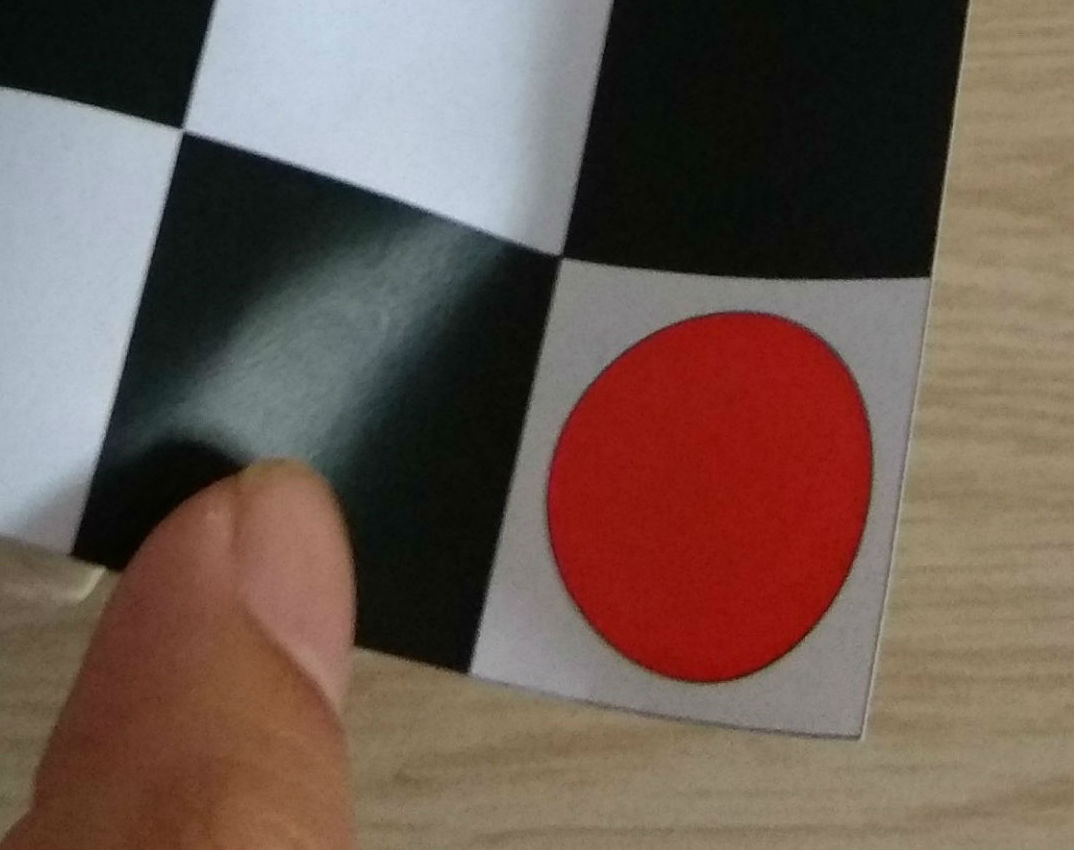
#> input picture opencvtest/learnopencv/redpoint3.jpg, 1074 x 850 px
$ python corners.py   (older library calls are emulated)
#> lines starting #> are read from the running program, lines starting #| are printed output that depends on the picture; after the words box and inside, x2 and y2 are one past the last pixel; in counts of white or black regions, pixels touching at a corner belong together
import cv2
import numpy as np
img = cv2.imread('redpoint3.jpg')
#> img is the input picture: shape (850, 1074, 3); mean B, G, R 81.6, 90.5, 109.2
img2=cv2.imread('redpoint3.jpg')
red=np.uint8([[[0,0,255]]])
redhsv=cv2.cvtColor(red,cv2.COLOR_BGR2HSV)
high_red = np.array([5,255,255])
low_red = np.array([-5,100,100])
# hsv = cv2.cvtColor(img, cv2.COLOR_BGR2HSV)
hsv = cv2.cvtColor(img, cv2.COLOR_BGR2HSV)
#> hsv: shape (850, 1074, 3); mean H, S, V 45.2, 86.7, 114.3
mask = cv2.inRange(hsv, low_red, high_red)
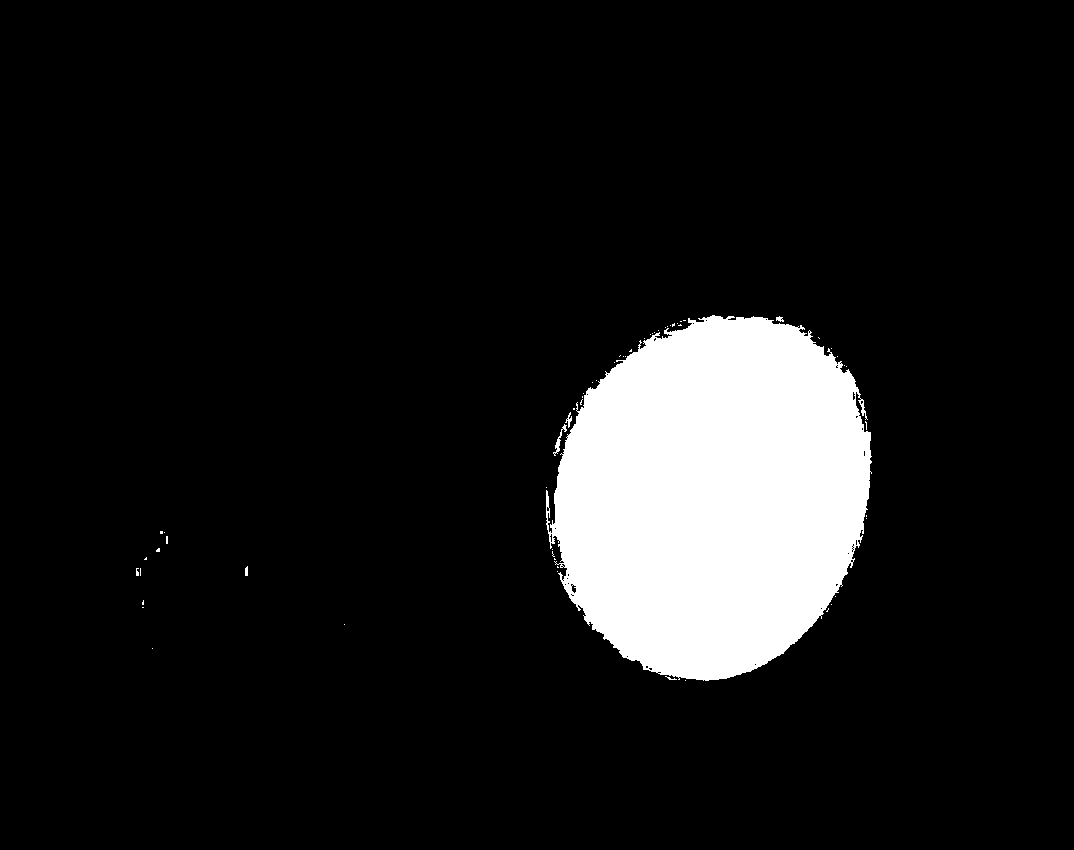
#> mask: shape (850, 1074); 10% white; 59 white regions (54 under 20 px), largest, box (x1, y1, x2, y2) and area: (546, 315, 872, 681) 90572, (553, 424, 567, 456) 98, (565, 412, 572, 428) 44, (776, 316, 784, 322) 30, (245, 566, 248, 576) 27
kernel= np.ones((5,5),np.uint8)
mask = cv2.morphologyEx(mask, cv2.MORPH_OPEN, kernel)
#> mask: shape (850, 1074); 9.8% white; 1 white region
laplacian = cv2.Laplacian(mask,cv2.CV_64F)
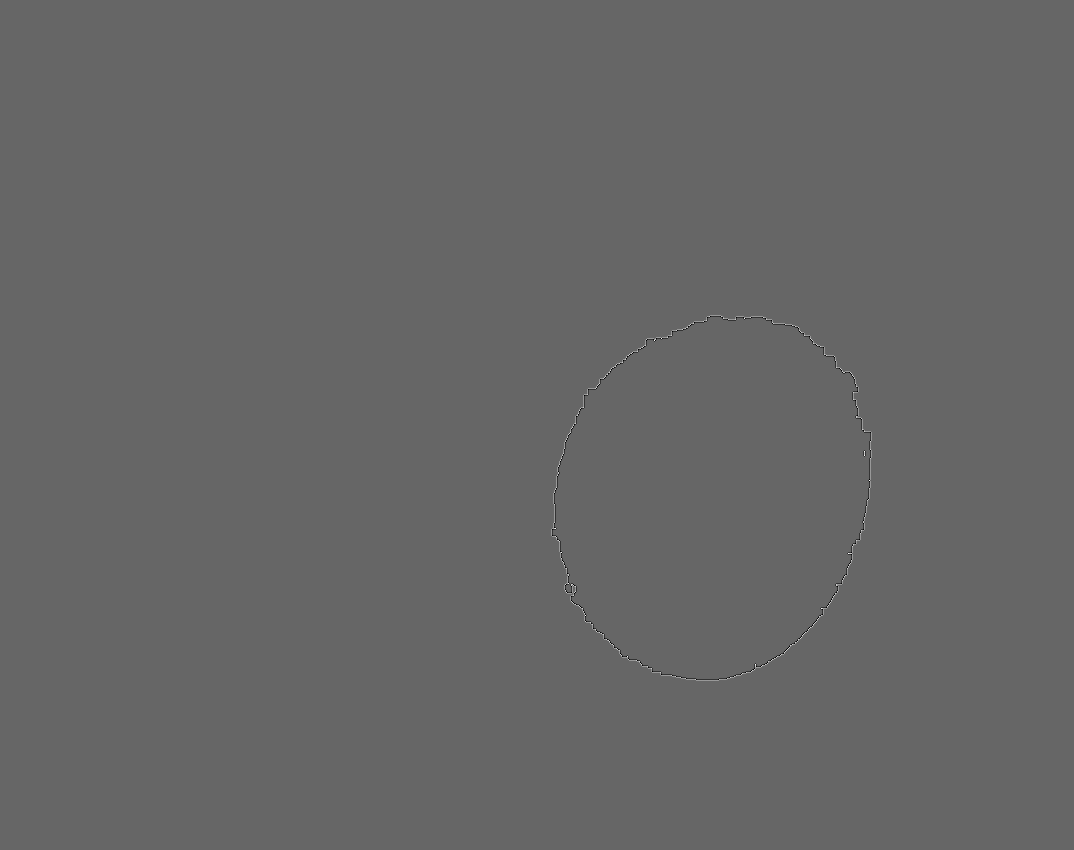
#> laplacian: shape (850, 1074) float64; min -510, max 765, mean 0; drawn with min black and max white
# cv2.imshow('img',img)
a,contours, hierarchy = cv2.findContours(mask,cv2.RETR_TREE,cv2.CHAIN_APPROX_NONE)
#> contours = 2 contours, 1 with area under 20; largest, box (x1, y1, x2, y2) and area: (552, 316, 871, 680) 89012
if len(contours)!=0:
    cnt = contours[0]
#> cnt = contour of 1175 points, box (x1, y1, x2, y2) (552, 316, 871, 680), area 89012
    # hull = cv2.convexHull(cnt)
    epsilon = 0.009 * cv2.arcLength(cnt, True)
#> epsilon = 11.7
    approx = cv2.approxPolyDP(cnt, epsilon, True)
#> approx = contour of 13 points, box (x1, y1, x2, y2) (552, 317, 871, 679), area 87634
    cv2.drawContours(img, contours, -1, (255,255,0), 3)
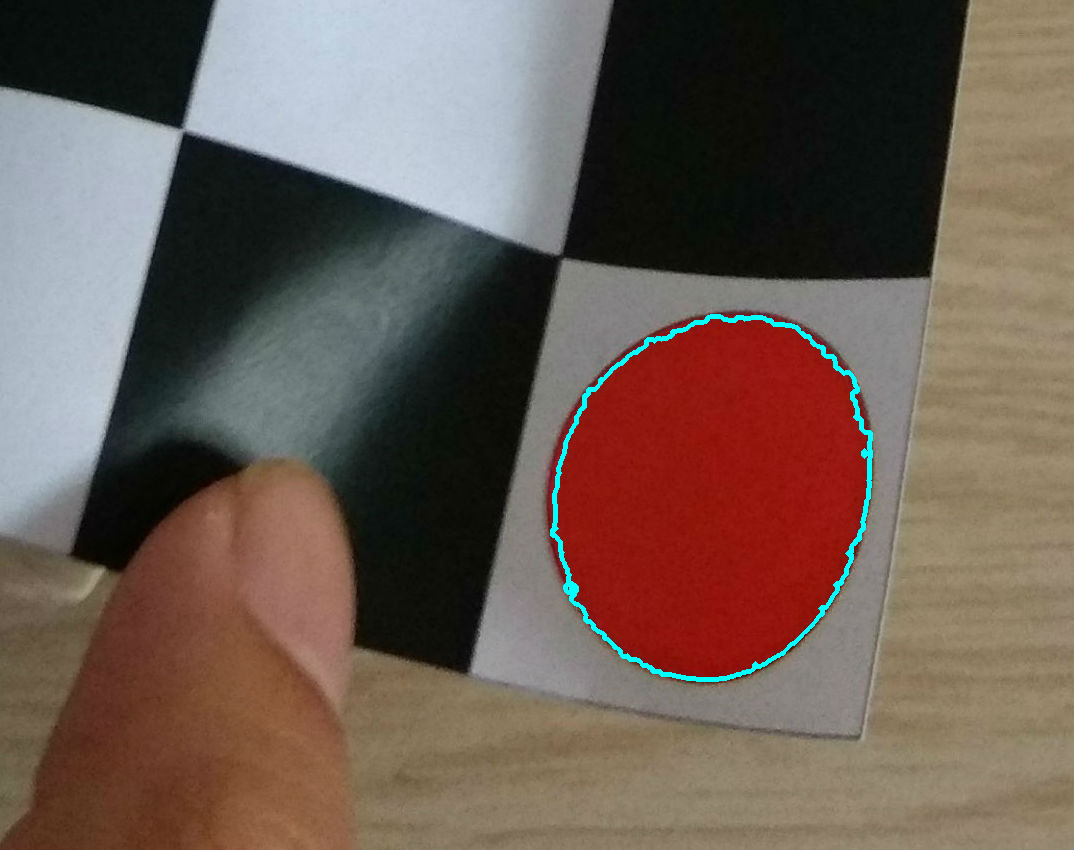
#> img: shape (850, 1074, 3); 0.62% of pixels changed, all inside (x1, y1, x2, y2) = (550, 314, 873, 682)
    cv2.drawContours(img2, [approx], -1, (0,255,255), 3)
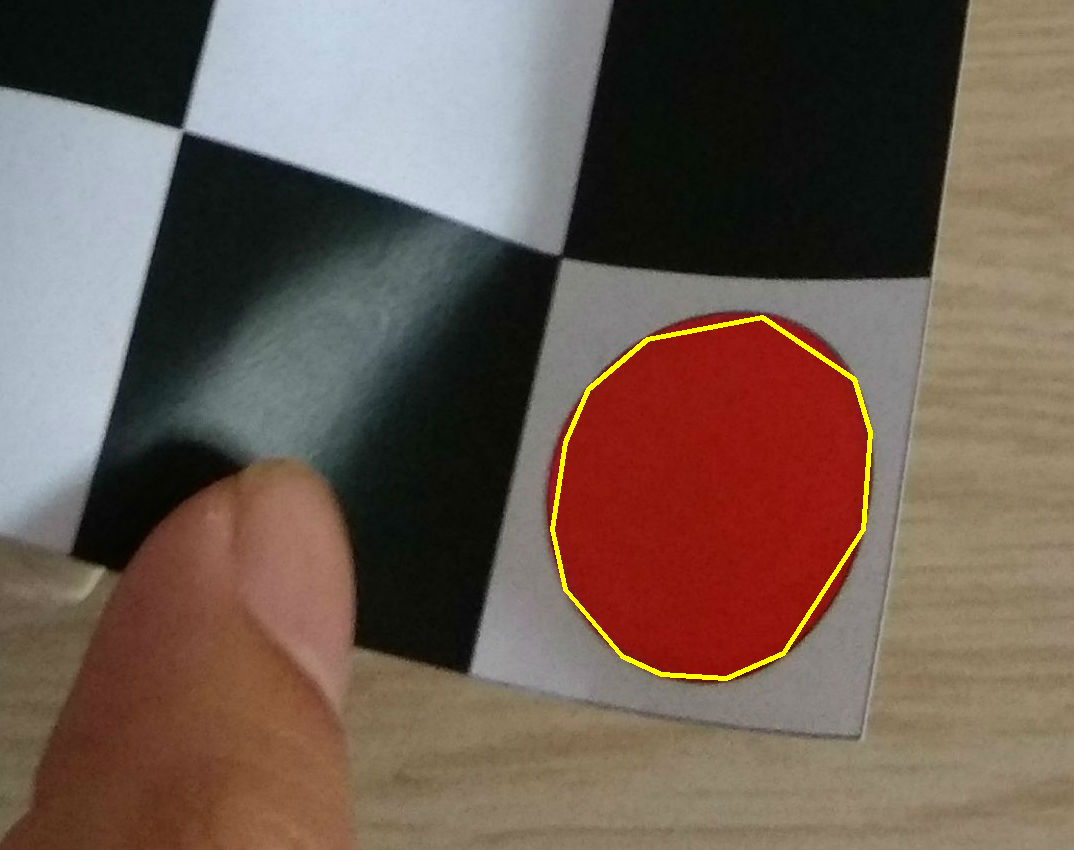
#> img2: shape (850, 1074, 3); 0.58% of pixels changed, all inside (x1, y1, x2, y2) = (550, 315, 873, 681)
    cv2.imshow('img',img)
    cv2.imshow('img2',img2)
print(len(contours))
#| 2
cv2.waitKey()

$ run again, with opencvtest/learnopencv/redpoint2.jpg copied over opencvtest/learnopencv/redpoint3.jpg
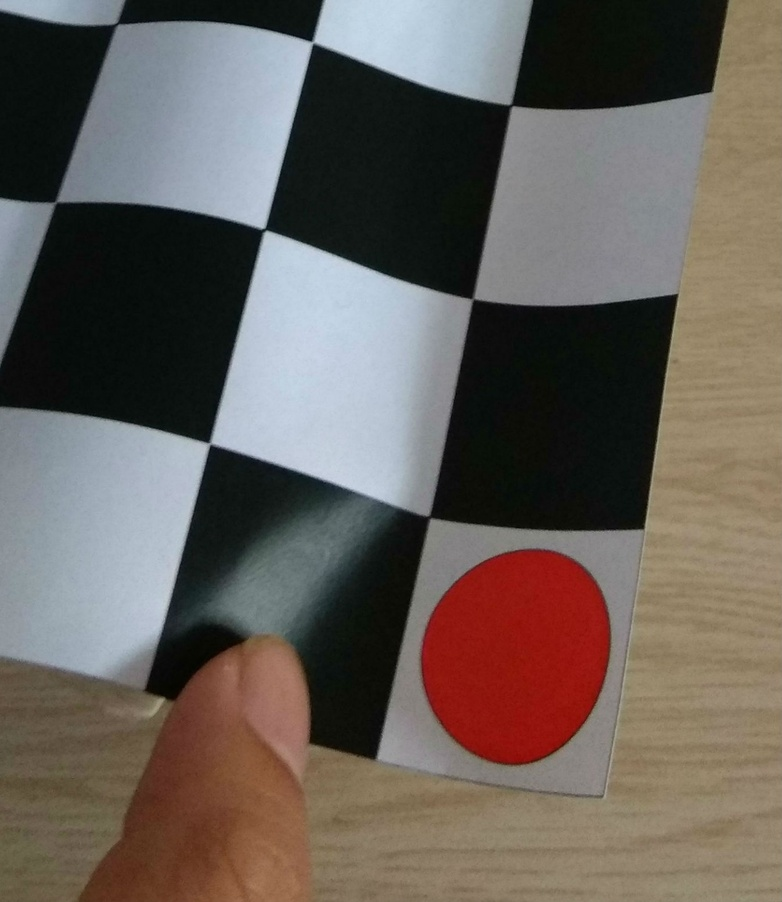
#> input picture opencvtest/learnopencv/redpoint2.jpg, 782 x 902 px, shrunk from 1347 x 1553 before the run
#> img is the input picture: shape (902, 782, 3); mean B, G, R 89.4, 95.6, 103.4
#> hsv: shape (902, 782, 3); mean H, S, V 58.7, 73.4, 110.8
#> `mask = cv2.morphologyEx(mask, cv2.MORPH_OPEN, kernel)`:
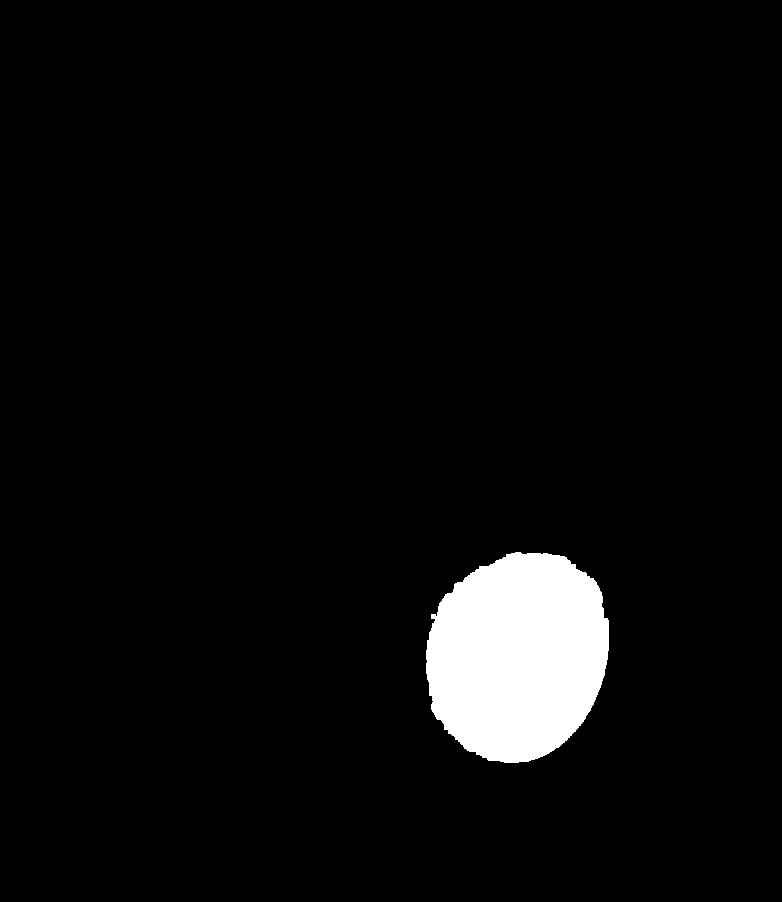
#> mask: shape (902, 782); 4.3% white; 1 white region
#> contours = 1 contour; box (x1, y1, x2, y2) and area: (426, 552, 609, 763) 30108
#> cnt = contour of 631 points, box (x1, y1, x2, y2) (426, 552, 609, 763), area 30108
#> epsilon = 6.34
#> approx = contour of 12 points, box (x1, y1, x2, y2) (431, 554, 609, 762), area 29506
#> img: shape (902, 782, 3); 0.43% of pixels changed, all inside (x1, y1, x2, y2) = (424, 550, 611, 765)
#> `cv2.drawContours(img2, [approx], -1, (0,255,255), 3)`:
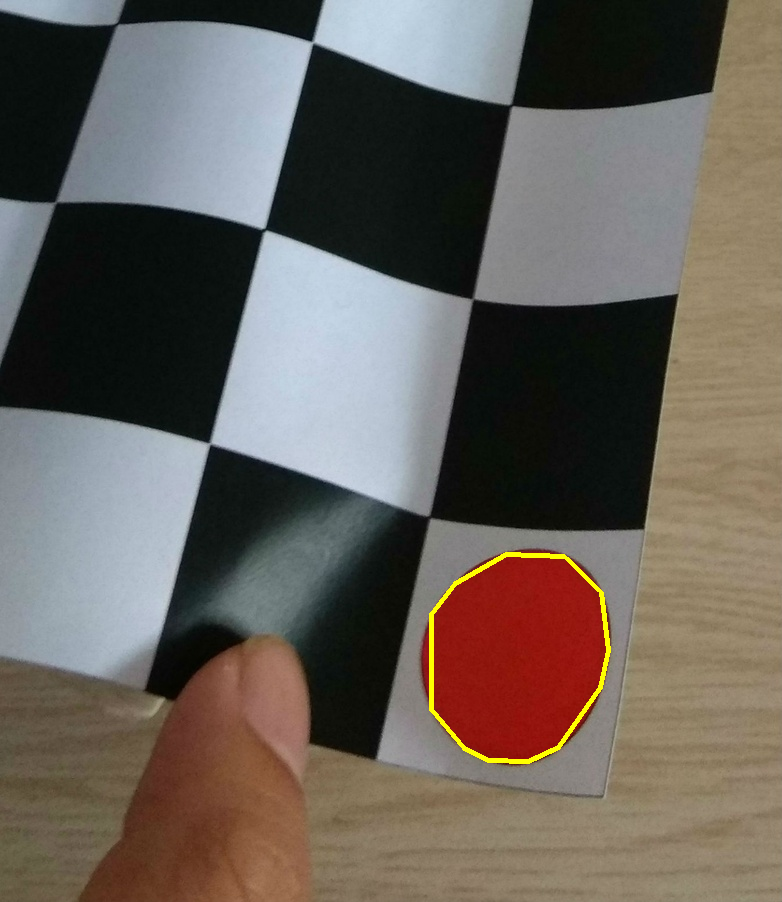
#> img2: shape (902, 782, 3); 0.42% of pixels changed, all inside (x1, y1, x2, y2) = (429, 552, 611, 764)
#| 1
